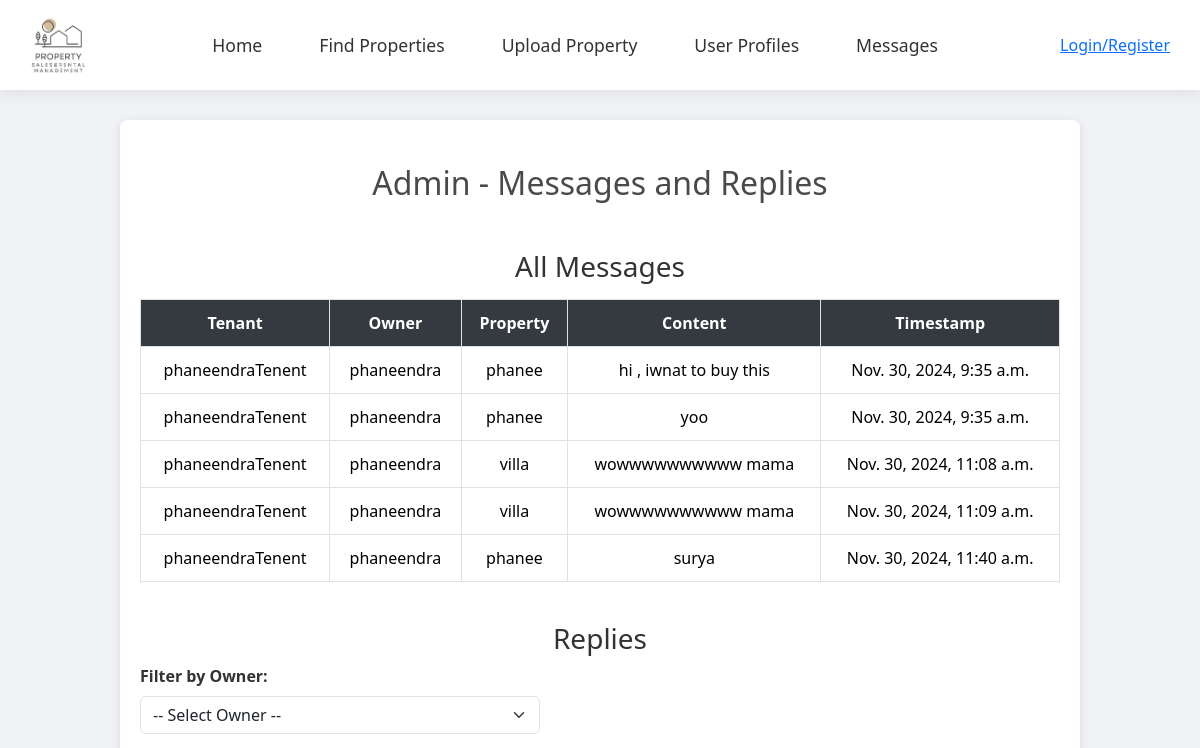
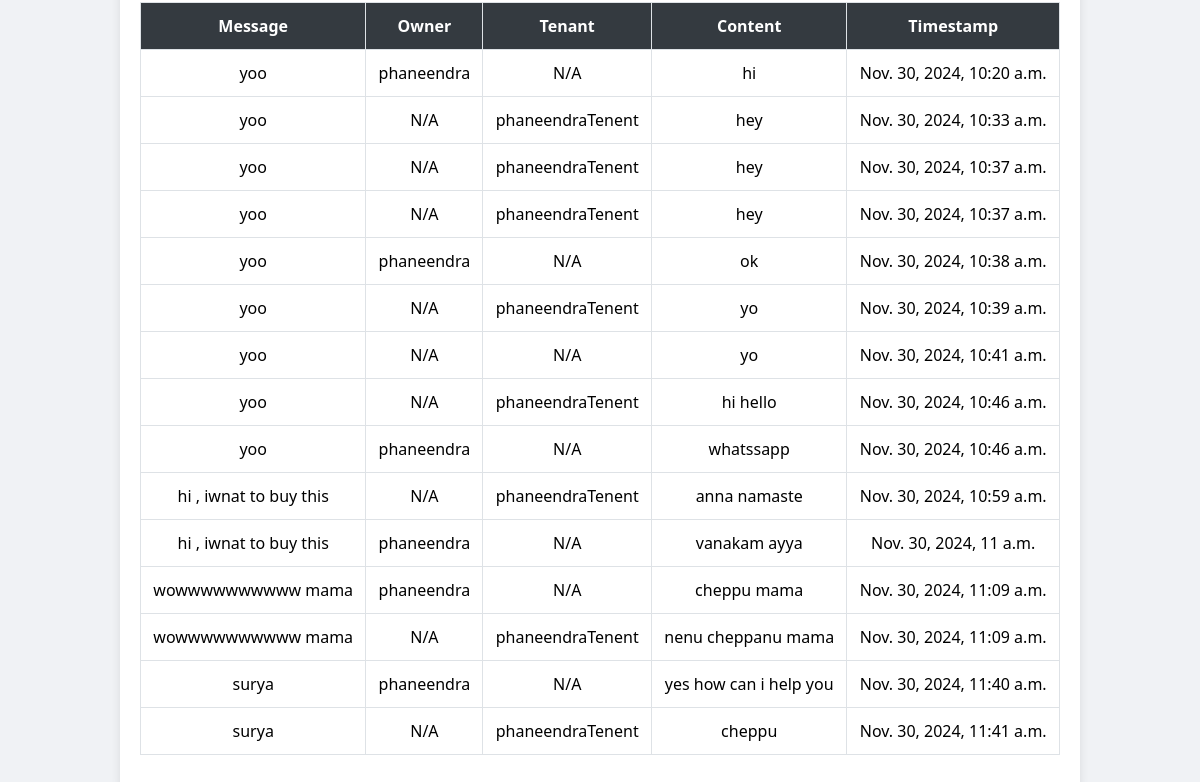
The app's page /adminapp/admin/messages/, older data (2 pictures, top to bottom).
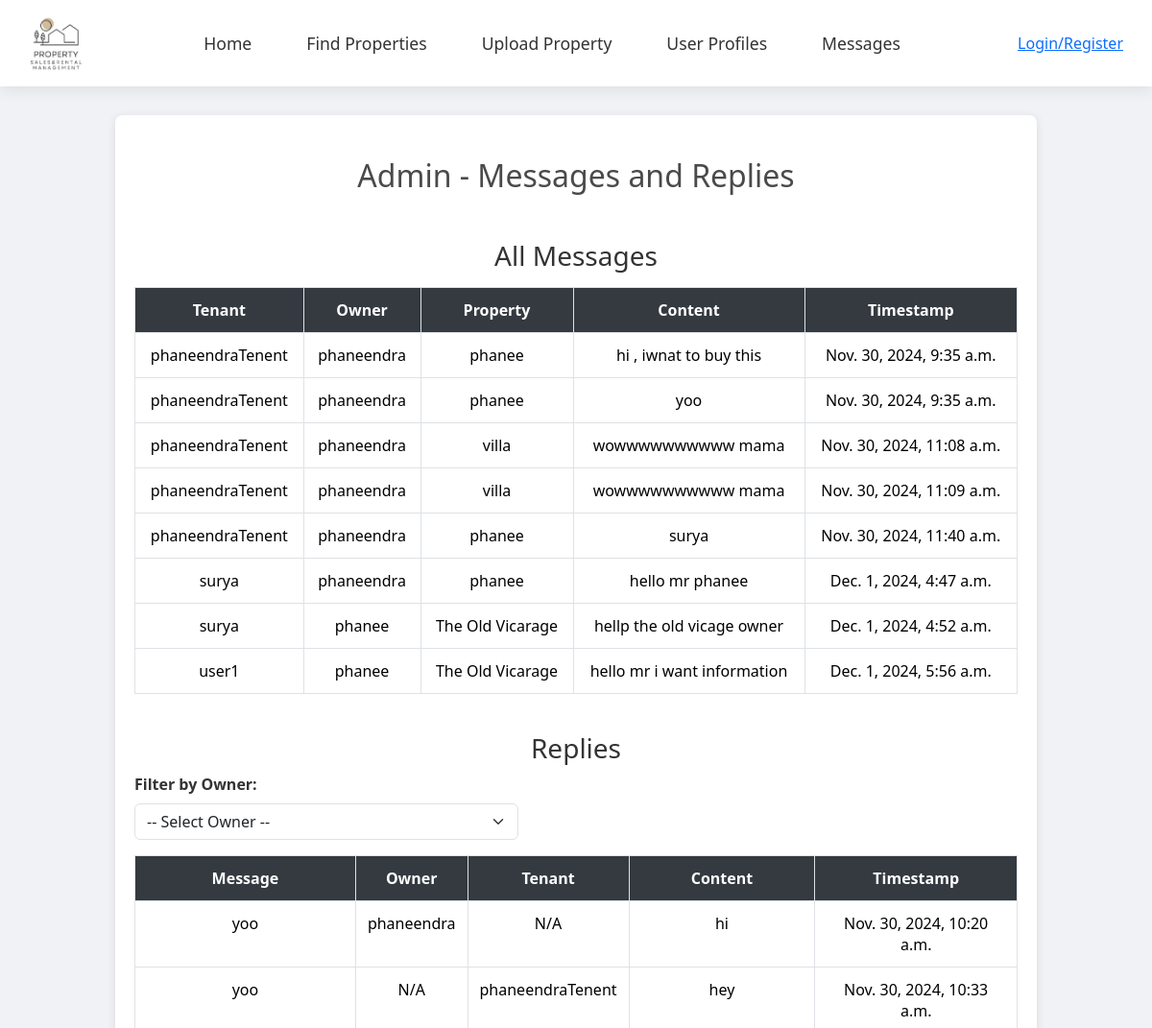
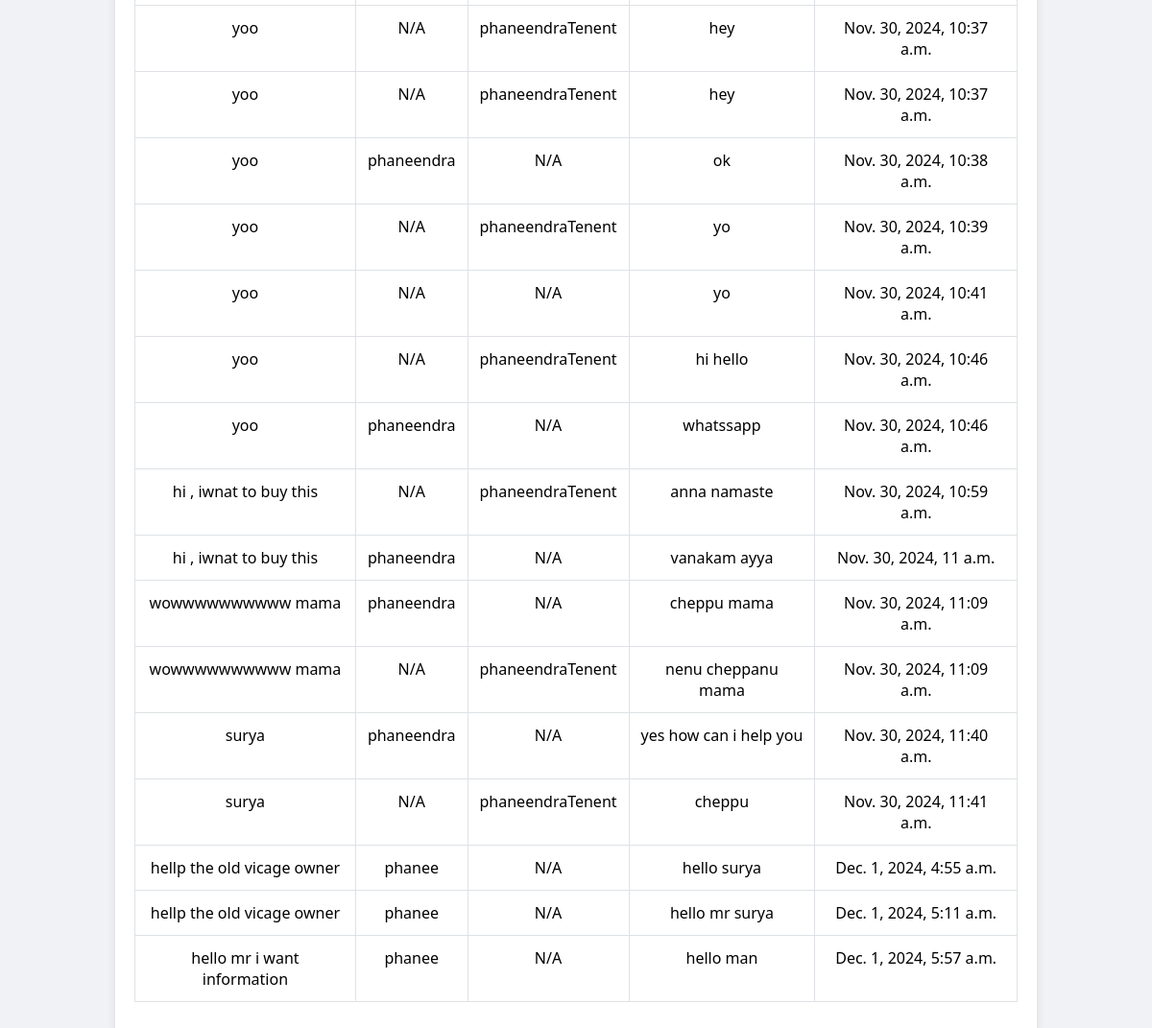
The same page, newer data (2 pictures, top to bottom).
### ownerapp/models.py (models this page shows, shortened)
class Message(models.Model):
    tenant = models.ForeignKey(User, on_delete=models.CASCADE, related_name='sent_messages')
    owner = models.ForeignKey(User, on_delete=models.CASCADE)
    property = models.ForeignKey('Property', on_delete=models.CASCADE, null=True, blank=True)
    content = models.TextField()
    timestamp = models.DateTimeField(auto_now_add=True)

class Property(models.Model):
    PROPERTY_TYPE_CHOICES = [
        ('Rent', 'Rent'),
        ('Sale', 'Sale'),
    ]
    title = models.CharField(max_length=200)
    image = models.ImageField(upload_to='property_images/')
    image_2 = models.ImageField(upload_to='property_images/', blank=True, null=True)
    image_3 = models.ImageField(upload_to='property_images/', blank=True, null=True)
    overview = models.TextField(max_length=100)
    location = models.CharField(max_length=200)
    address = models.TextField(max_length=300, blank=True, null=True)  # New address field
    property_type = models.CharField(max_length=10, choices=PROPERTY_TYPE_CHOICES, default='Rent')
    price = models.DecimalField(max_digits=10, decimal_places=2)
    description = models.TextField()
    size = models.PositiveIntegerField()  # Property size in square feet
    bedrooms = models.PositiveIntegerField()
    bathrooms = models.PositiveIntegerField()
    parking = models.CharField(max_length=20)  # Available / Not Available
    year_built = models.PositiveIntegerField()
    flooring_type = models.CharField(max_length=100)
    owner_name = models.CharField(max_length=100, default='Unknown Owner')
    email = models.EmailField()
    phone = models.CharField(max_length=15)
    occupancy_status = models.CharField(max_length=20, default='Available')
    owner = models.ForeignKey(User, on_delete=models.CASCADE, related_name='properties', default=1)

class Reply(models.Model):
    message = models.ForeignKey(Message, related_name='replies', on_delete=models.CASCADE)
    owner = models.ForeignKey(User, on_delete=models.CASCADE, null=True, blank=True)  # Owner replying
    tenant = models.ForeignKey(User, on_delete=models.CASCADE, null=True, blank=True, related_name='tenant_replies')  # Tenant replying
    content = models.TextField()
    timestamp = models.DateTimeField(auto_now_add=True)

### adminapp/views.py (the view)
# urls.py: path('admin/messages/', views.admin_messages, name='admin_messages'),
def admin_messages(request):
    messages = Message.objects.all()  # Fetching all messages
    replies = Reply.objects.all()  # Fetching all replies
    owners = OwnerUser.objects.all()  # Fetching all owners for filtering
    tenants = TenentUser.objects.all()  # Fetching all tenants
    selected_owner = None
    if request.GET.get('owner_id'):
        try:
            selected_owner = OwnerUser.objects.get(id=request.GET['owner_id'])
            replies = replies.filter(owner=selected_owner.user)  # Use selected_owner.user
        except OwnerUser.DoesNotExist:
            selected_owner = None
    context = {
        'messages': messages,
        'replies': replies,
        'owners': owners,
        'tenants': tenants,
        'selected_owner': selected_owner
    }
    return render(request, 'adminapp/messages.html', context)

### templates/adminApp/messages.html (shortened to what this page needs)
{% load static %}
<html lang="en">
<head>
    <link rel="stylesheet" href="https://maxcdn.bootstrapcdn.com/bootstrap/5.3.3/css/bootstrap.min.css">
    <link rel="stylesheet" href="{% static 'css/adminApp/homepage.css' %}">
</head>
<body>
{% include 'Navbar/adminNavBar.html' %}
    <div class="container">
       <center> <h2 class="my-4">Admin - Messages and Replies</h2></center><br>
      <center>  <h3>All Messages</h3></center>
        <table class="table table-bordered">
            <thead>
                <tr>
                    <th>Tenant</th>
                    <th>Owner</th>
                    <th>Property</th>
                    <th>Content</th>
                    <th>Timestamp</th>
                </tr>
            </thead>
            <tbody>
                {% for message in messages %}
                    <tr>
                        <td>{{ message.tenant.username }}</td>
                        <td>{{ message.owner.username }}</td>
                        <td>{{ message.property.title }}</td>
                        <td>{{ message.content }}</td>
                        <td>{{ message.timestamp }}</td>
                    </tr>
                {% empty %}
                    <tr>
                        <td colspan="5">No messages found.</td>
                    </tr>
                {% endfor %}
            </tbody>
        </table>
        <div class="replies-section">
           <center> <h3>Replies</h3></center>
            <form method="get" class="mb-3">
                <label for="owner_id" class="form-label">Filter by Owner:</label>
                <select name="owner_id" id="owner_id" class="form-select" onchange="this.form.submit()">
                    <option value="">-- Select Owner --</option>
                </select>
            </form>
            {% if replies %}
                <table class="table table-bordered">
                    <thead>
                        <tr>
                            <th>Message</th>
                            <th>Owner</th>
                            <th>Tenant</th>
                            <th>Content</th>
                            <th>Timestamp</th>
                        </tr>
                    </thead>
                    <tbody>
                        {% for reply in replies %}
                            <tr>
                                <td>{{ reply.message.content }}</td>
                                <td>
                                    {% if reply.owner %}
                                        {{ reply.owner.username }}
                                    {% else %}
                                        N/A
                                    {% endif %}
                                </td>
                                <td>
                                    {% if reply.tenant %}
                                        {{ reply.tenant.username }}
                                    {% else %}
                                        N/A
                                    {% endif %}
                                </td>
                                <td>{{ reply.content }}</td>
                                <td>{{ reply.timestamp }}</td>
                            </tr>
                        {% empty %}
                            <tr>
                                <td colspan="5">No replies found for this owner.</td>
                            </tr>
                        {% endfor %}
                    </tbody>
                </table>
            {% else %}
                <p>Select an owner to view their replies.</p>
            {% endif %}
        </div>
    </div>
</body>
</html>

Row changes from the older to the newer data that the page shows:
added Message: tenant.username "surya", owner.username "phaneendra", property "phanee", content "hello mr phanee", timestamp "Dec. 1, 2024, 4:47 a.m."
added Message: tenant.username "surya", owner.username "phanee", property "The Old Vicarage", content "hellp the old vicage owner", timestamp "Dec. 1, 2024, 4:52 a.m."
added Message: tenant.username "user1", owner.username "phanee", property "The Old Vicarage", content "hello mr i want information", timestamp "Dec. 1, 2024, 5:56 a.m."
added Reply: message.content "hellp the old vicage owner", owner.username "phanee", shows "N/A", content "hello surya", timestamp "Dec. 1, 2024, 4:55 a.m."
added Reply: message.content "hellp the old vicage owner", owner.username "phanee", shows "N/A", content "hello mr surya", timestamp "Dec. 1, 2024, 5:11 a.m."
added Reply: message.content "hello mr i want information", owner.username "phanee", shows "N/A", content "hello man", timestamp "Dec. 1, 2024, 5:57 a.m."
